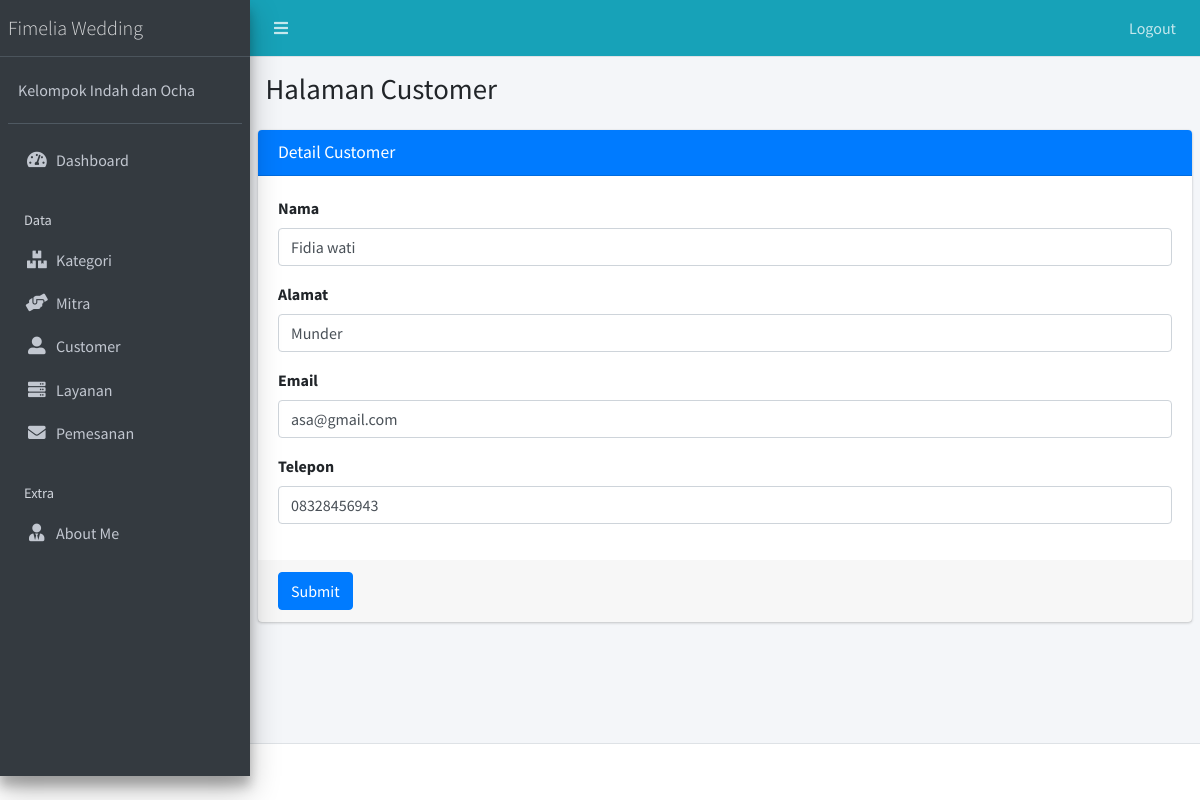
The page /public/customer/edit/1 (signed in) on the database its author committed.
### tables this page shows
CREATE TABLE `customer` (
  `id_customer` int(11) NOT NULL,
  `nama` varchar(255) NOT NULL,
  `alamat` varchar(255) NOT NULL,
  `email` varchar(255) NOT NULL,
  `telepon` varchar(255) NOT NULL
);

### app/core/Controller.php (called while the page is built, shortened)
<?php
class Controller{
	public function view($view, $data = [])
	{
		require_once '../app/views/' . $view . '.php';
	}
	public function model($model)
	{
		return new $model;
	}
}

### app/controllers/Customer.php (called while the page is built, shortened)
<?php
class Customer extends Controller {
	public function edit($id_customer){
		$data['title'] = 'Detail Customer';
		$data['customer'] = $this->model('CustomerModel')->getCustomerById($id_customer);
		$this->view('customer/edit', $data);
	}
}

### app/core/App.php (called while the page is built, shortened)
<?php
class App{
	protected $method = 'index';
	protected $params = [];
	public function __construct(){
		$url = $this->parseURL();
		if(file_exists('../app/controllers/' . $url[0] . '.php')){
			unset($url[0]);
		}
		$this->controller = new $this->controller;
		if(isset($url[1])){
			if(method_exists($this->controller, $url[1])){
				$this->method = $url[1];
				unset($url[1]);
			}
		}
		if(!empty($url)){
			$this->params = array_values($url);
		}
		call_user_func_array([$this->controller, $this->method], $this->params);
	}
	public function parseURL(){
		if( isset($_GET['url'])){
			$url = rtrim($_GET['url'], '/');
			$url = filter_var($url, FILTER_SANITIZE_URL);
			$url = explode('/',$url);
			return $url;
		}
	}
}

### public/index.php (called while the page is built, shortened)
<?php
$app = new App;

### app/core/Database.php (called while the page is built, shortened)
<?php
class Database{
	private $host = DB_HOST;
	private $user = DB_USER;
	private $pass = DB_PASS;
	private $dbnm = DB_NAME;
	private $dbh;
	private $stmt;
	public function __construct()
	{
		$dsn = 'mysql:host='. $this->host .';dbname='. $this->dbnm;
		$option = [
			PDO::ATTR_PERSISTENT => true,
			PDO::ATTR_ERRMODE => PDO::ERRMODE_EXCEPTION
		];
		try{
			$this->dbh = new PDO($dsn,$this->user,$this->pass, $option);
		}catch(PDOException $e){
			die($e->getMessage());
		}
	}
	public function query($query)
	{
		$this->stmt = $this->dbh->prepare($query);
	}
	public function bind($param, $value, $type = null){
		if(is_null($type)){
			switch (true) {
				default:
					$type = PDO::PARAM_STR;
			}
		}
		$this->stmt->bindValue($param, $value, $type);
	}
	public function execute()
	{
		$this->stmt->execute();
	}
	public function single()
	{
		$this->execute();
		return $this->stmt->fetch(PDO::FETCH_ASSOC);
	}
}

### app/models/CustomerModel.php (called while the page is built, shortened)
<?php
class CustomerModel {
	private $table = 'customer';
	private $db;
	public function __construct()
	{
		$this->db = new Database;
	}
	public function getCustomerById($id_customer)
	{
		$this->db->query('SELECT * FROM ' . $this->table . ' WHERE id_customer=:id_customer');
		$this->db->bind('id_customer',$id_customer);
		return $this->db->single();
	}
}

### app/views/customer/edit.php (the view, shortened to what this page needs)
  <div class="content-wrapper">
    <section class="content-header">
      <div class="container-fluid">
        <div class="row mb-2">
          <div class="col-sm-6">
            <h1>Halaman Customer</h1>
          </div>
        </div>
      </div>
    </section>
    <section class="content">
<div class="card card-primary">
              <div class="card-header">
                <h3 class="card-title"><?= $data['title']; ?></h3>
              </div>
              <form role="form" action="<?= base_url; ?>/customer/updateCustomer" method="POST" enctype="multipart/form-data">
                <div class="card-body">
                  <div class="form-group">
                    <label >Nama</label>
                    <input type="text" class="form-control" placeholder="masukkan nama customer..." name="nama" value="<?= $data['customer']['nama'];?>">
                  </div>
                  <div class="form-group">
                    <label >Alamat</label>
                    <input type="text" class="form-control" placeholder="masukkan alamat customer..." name="alamat" value="<?= $data['customer']['alamat'];?>">
                  </div>
                  <div class="form-group">
                    <label >Email</label>
                    <input type="text" class="form-control" placeholder="masukkan email customer..." name="email" value="<?= $data['customer']['email'];?>">
                  </div>
                  <div class="form-group">
                    <label >Telepon</label>
                    <input type="text" class="form-control" placeholder="masukkan telepon customer..." name="telepon" value="<?= $data['customer']['telepon'];?>">
                  </div>
                </div>
                <div class="card-footer">
                  <button type="submit" class="btn btn-primary">Submit</button>
                </div>
              </form>
            </div>
    </section>
  </div>

### rows shown on the page
customer: nama "Fidia wati", alamat "Munder", email "asa@gmail.com", telepon "08328456943"

### other values the page prints
$data['title'] "Detail Customer"
